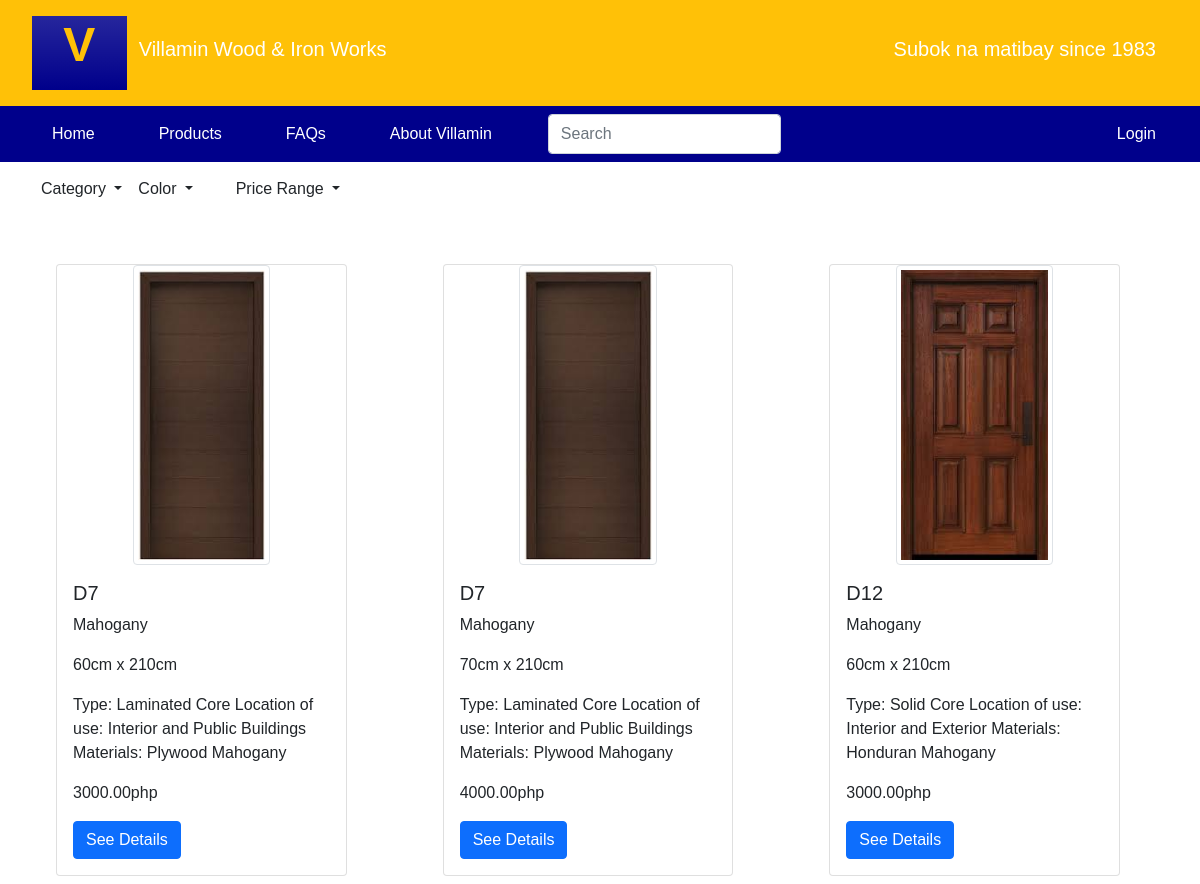
/products, run on an earlier commit of the app's database.
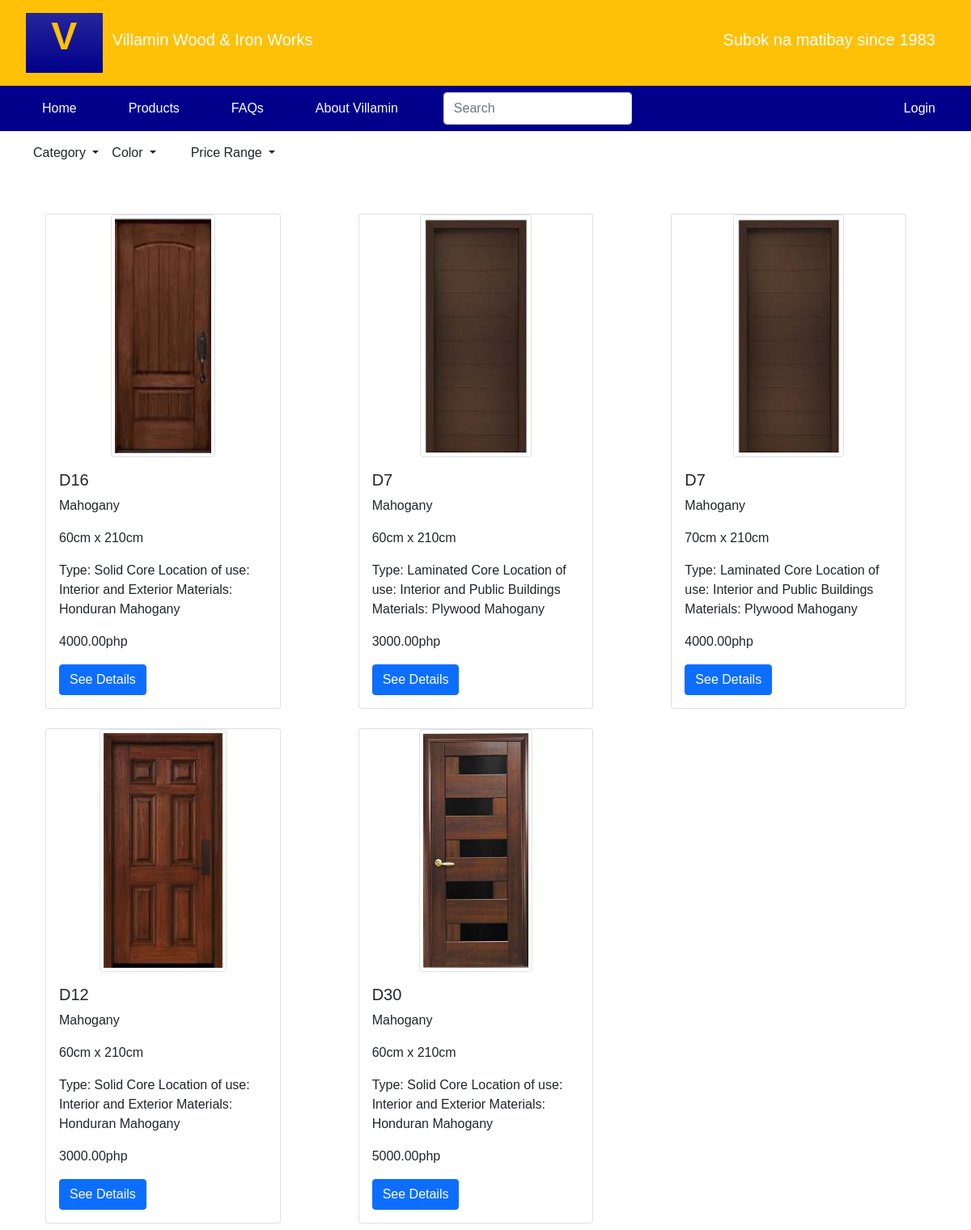
And on a later commit of the database.
### tables this page shows
CREATE TABLE IF NOT EXISTS `product_var` (
  `id` int(11) NOT NULL AUTO_INCREMENT,
  `productId` int(11) NOT NULL,
  `color` varchar(45) NOT NULL,
  `size` varchar(45) NOT NULL,
  `img` varchar(45) DEFAULT NULL,
  `stock` int(11) NOT NULL,
  `price` decimal(6,2) NOT NULL,
  `featured` int(1) NOT NULL DEFAULT 0,
  `createdOn` datetime NOT NULL,
  `createdBy` varchar(45) NOT NULL,
  `updatedOn` datetime DEFAULT NULL,
  `updatedBy` varchar(45) DEFAULT NULL,
  PRIMARY KEY (`id`),
  UNIQUE KEY `id_UNIQUE` (`id`),
  KEY `product_varsToProducts_idx` (`productId`)
);

CREATE TABLE IF NOT EXISTS `products` (
  `id` int(11) NOT NULL AUTO_INCREMENT,
  `product_name` varchar(45) NOT NULL,
  `category` varchar(45) NOT NULL,
  `img` varchar(60) DEFAULT 'default_product_img00.png',
  `details` varchar(100) DEFAULT NULL,
  `active` int(1) NOT NULL DEFAULT 0,
  `createdOn` datetime NOT NULL,
  `createdBy` varchar(45) NOT NULL,
  `updatedOn` datetime DEFAULT NULL,
  `updatedBy` varchar(45) DEFAULT NULL,
  PRIMARY KEY (`id`),
  UNIQUE KEY `id_UNIQUE` (`id`)
);

### app/controllers/Products.php (called while the page is built, shortened)
<?php
    class Products extends Controller {
        public function __construct(){
            $this->productModel = $this->model("Product");
        }
        public function index(){
			$categories = $this->productModel->getCategories();
			$colors = $this->productModel->getColors();
			$priceRange = $this->productModel->getPriceRange();
			$activeProducts = $this->productModel->getActiveProducts();
            $data = [
                "activeProducts" => $activeProducts,
				"categories" => $categories,
				"colors" => $colors,
				"price_range" => $priceRange
            ];
            $this->view("products/index", $data);
        }
    }

### app/libraries/Core.php (called while the page is built, shortened)
<?php
class Core {
    protected $currentController = 'Pages';
    protected $currentMethod = 'index';
    public function __construct(){
        $url = $this->getUrl();
        if(isset($url[0]) && file_exists('../app/controllers/' . ucwords($url[0]). '.php')){
            $this->currentController = ucwords($url[0]);
            unset($url[0]);
        }
        elseif (isset($url[1]) && file_exists('../app/controllers/admin/' . ucwords($url[1]). '.php')){
            $this->currentController = ucwords($url[1]);
            unset($url[1]);
            require_once '../app/controllers/admin/' . $this->currentController . '.php';
        } else {
            require_once '../app/controllers/' . $this->currentController . '.php';
        }
        $this->currentController = new $this->currentController;
        $this->params = $url ? array_values($url) : [];
        call_user_func_array([$this->currentController, $this->currentMethod], $this->params);
    }
    public function getUrl(){
        if(isset($_GET['url'])){
            $url = rtrim($_GET['url'], '/');
            $url = filter_var($url, FILTER_SANITIZE_URL);
            $url = explode('/', $url);
            return $url;
        }
    }
}

### public/index.php (called while the page is built, shortened)
<?php
$init = new Core;

### app/libraries/Database.php (called while the page is built, shortened)
<?php
    class Database {
        private $host = DB_HOST;
        private $user = DB_USER;
        private $pass = DB_PASS;
        private $dbname = DB_NAME;
        private $dbh;
        private $stmt;
        public function __construct(){
            $dsn = 'mysql:host=' . $this->host . ';dbname=' . $this->dbname;
            $options = array(
                PDO::ATTR_PERSISTENT => true,
                PDO::ATTR_ERRMODE => PDO::ERRMODE_EXCEPTION
            );
            try {
                $this->dbh = new PDO($dsn, $this->user, $this->pass, $options);
            } catch(PDOException $err){
                $this->error = $err->getMessage();
                echo $this->error;
            }
        }
        public function query($sql){
            $this->stmt = $this->dbh->prepare($sql);
        }
        public function execute(){
            return $this->stmt->execute();
        }
        public function resultSet(){
            $this->execute();
            return $this->stmt->fetchAll(PDO::FETCH_OBJ);
        }
    }

### app/models/Product.php (called while the page is built, shortened)
<?php
    class Product {
        private $db;
        public function __construct(){
            $this->db = new Database;
        }
		public function getActiveProducts(){
			$this->db->query(
				"SELECT v.id as varId, p.id as productId, v.color, v.size, v.stock, v.price, p.img as productImg, p.category, p.details, p.product_name, v.img as varImg
					FROM product_var v
					LEFT JOIN products p ON v.productId = p.id
					WHERE active = 1"
			);
			$results = $this->db->resultSet();
			return $results;
		}
		public function getCategories(){
			$this->db->query("SELECT category FROM products GROUP BY category");
			$results = $this->db->resultSet();
			return $results;
		}
		public function getColors(){
			$this->db->query("SELECT color FROM product_var GROUP BY color");
			$results = $this->db->resultSet();
			return $results;
		}
		public function getPriceRange(){
			$this->db->query("SELECT concat(500*floor(price/500), '-', 500*floor(price/500) + 499) AS price_range FROM product_var GROUP BY 1 ORDER BY price");
			$results = $this->db->resultSet();
			return $results;
		}
    }
?>

### app/views/products/index.php (the view, shortened to what this page needs)
<?php require APPROOT . '/views/templates/header.php'; ?>
    <div class="row row-cols-sm-1 mx-3 mt-2">
        <div class="dropdown col-sm-1">
            <button class="btn dropdown-toggle" type="button" id="category" data-bs-toggle="dropdown" aria-expanded="false">
                Category
            </button>
        </div>
        <div class="dropdown col-sm-1">
            <button class="btn dropdown-toggle" type="button" id="category" data-bs-toggle="dropdown" aria-expanded="false">
                Color
            </button>
        </div>
        <div class="dropdown col-sm-1">
            <button class="btn dropdown-toggle" type="button" id="category" data-bs-toggle="dropdown" aria-expanded="false">
                Price Range
            </button>
        </div>
    </div>
    <div class="row m-2">
        <div class="row row-cols-1 row-cols-md-3 g-4">
            <?php foreach($data['activeProducts'] as $product) : ?>
                <div class="col px-5">
                    <div class="card h-100">
                        <div class="m-auto h-100">
                            <img src="<?php echo URLROOT.'/img/products/'.($product->varImg == DEFAULTIMAGE ? $product->productImg : $product->varImg); ?>" class=" img-thumbnail card-img-top rounded h-100" alt="<?php echo URLROOT."/img/products/".($product->varImg == DEFAULTIMAGE ? $product->productImg : $product->varImg); ?>" style="max-height: 300px">
                        </div>
                        <div class="card-body">
                            <h5 class="card-title"><?php echo $product->product_name; ?></h5>
                            <p class="card-text"><?php echo $product->color ?></p>
                            <p class="card-text"><?php echo $product->size ?></p>
                            <p class="card-text"><?php echo $product->details ?></p>
                            <p class="card-text"><?php echo $product->price ?>php</p>
                            <a href="<?php echo URLROOT."/products/show/".$product->productId ?>" class="btn btn-primary">See Details</a>
                        </div>
                    </div>
                </div>
            <?php endforeach; ?>
        </div>
    </div>
<?php require APPROOT . '/views/templates/footer.php'; ?>

### app/libraries/Controller.php (shortened to what this page needs)
<?php
class Controller {
    public function view($view, $data = []){
        if(file_exists('../app/views/' . $view . '.php')){
            require_once '../app/views/' . $view . '.php';
        } else if (file_exists('../app/views/' . $view . '.html')){
            require_once '../app/views/' . $view . '.html';
        }else{
            die($view);
        }
    }
}

### app/views/templates/header.php (shortened to what this page needs)
<!doctype html>
<html lang="en">
<head>
    <link rel="stylesheet" href="https://cdn.jsdelivr.net/npm/bootstrap@5.1.3/dist/css/bootstrap.min.css">
    <link rel="stylesheet" href="https://cdnjs.cloudflare.com/ajax/libs/font-awesome/4.7.0/css/font-awesome.min.css">
    <link rel="stylesheet" href="<?php echo URLROOT ."/flickity.css"; ?>" media="screen">
    <link rel="stylesheet" href="https://cdnjs.cloudflare.com/ajax/libs/flickity/1.0.0/flickity.css">
</head>
<body>
<header class="container-fluid bg-warning p-3">
    <div class="row d-flex align-items-center mx-3">
        <div class="col-1 bg-gradient text-center" style="background-color: darkblue">
            <p class="display-5 fw-bold text-warning">V</p>
        </div>
        <div class="col-5 text-white">
            <h5>
                <?php echo SITENAME; ?>
            </h5>
        </div>
        <div class="col-6 text-white text-end">
            <h5>
                <?php echo CATCHPHRASE; ?>
            </h5>
        </div>
    </div>
</header>
<?php require APPROOT . '/views/templates/navbar.php'; ?>

### app/views/templates/navbar.php (shortened to what this page needs)
<nav class="navbar navbar-expand-lg navbar-light" style="background-color: darkblue">
    <div class="container-fluid">
        <div class="collapse navbar-collapse col-8" id="navbarSupportedContent">
            <ul class="navbar-nav me-auto mb-2 mb-lg-0 ps-2">
                <li class="nav-item px-4">
                    <a class="nav-link text-white" href="<?php echo URLROOT; ?>">Home</a>
                </li>
                <li class="nav-item px-4">
                    <a class="nav-link text-white" href="<?php echo URLROOT; ?>/products">Products</a>
                </li>
                <li class="nav-item px-4">
                    <a class="nav-link text-white" href="<?php echo URLROOT?>/pages/faq">FAQs</a>
                </li>
                <li class="nav-item px-4">
                    <a class="nav-link text-white" href="<?php echo URLROOT?>/pages/about">About Villamin</a>
                </li>
                <form class="d-flex px-4">
                    <input class="form-control me-2" type="search" placeholder="Search" aria-label="Search">
                </form>
            </ul>
        </div>
        <div class="d-flex align-items-end ms-auto">
            <ul class="navbar-nav mb-2 mb-lg-0 ps-2">
                <?php if(!isset($_SESSION["login"])) { ?>
                    <li class="nav-item px-4">
                        <a class="nav-link text-white" href="<?php echo URLROOT."/customers/login" ?>">Login</a>
                    </li>
                <?php } ?>
            </ul>
        </div>
    </div>
</nav>

### app/views/templates/footer.php (shortened to what this page needs)
</body>
</html>

### public/flickity.css (style rules this page uses)
* { box-sizing: border-box; }
body { font-family: sans-serif; }

What changed in the data, as far as the page shows it:
now on this page (row edited): product_var: img (picture), productId.product_name "D16", color "Mahogany", size "60cm x 210cm", productId.details "Type: Solid Core Location of use: Interior and Exterior Materials: Honduran Mahogany", price "4000.00"
added product_var: productId.img (picture), productId.product_name "D30", color "Mahogany", size "60cm x 210cm", productId.details "Type: Solid Core Location of use: Interior and Exterior Materials: Honduran Mahogany", price "5000.00"
